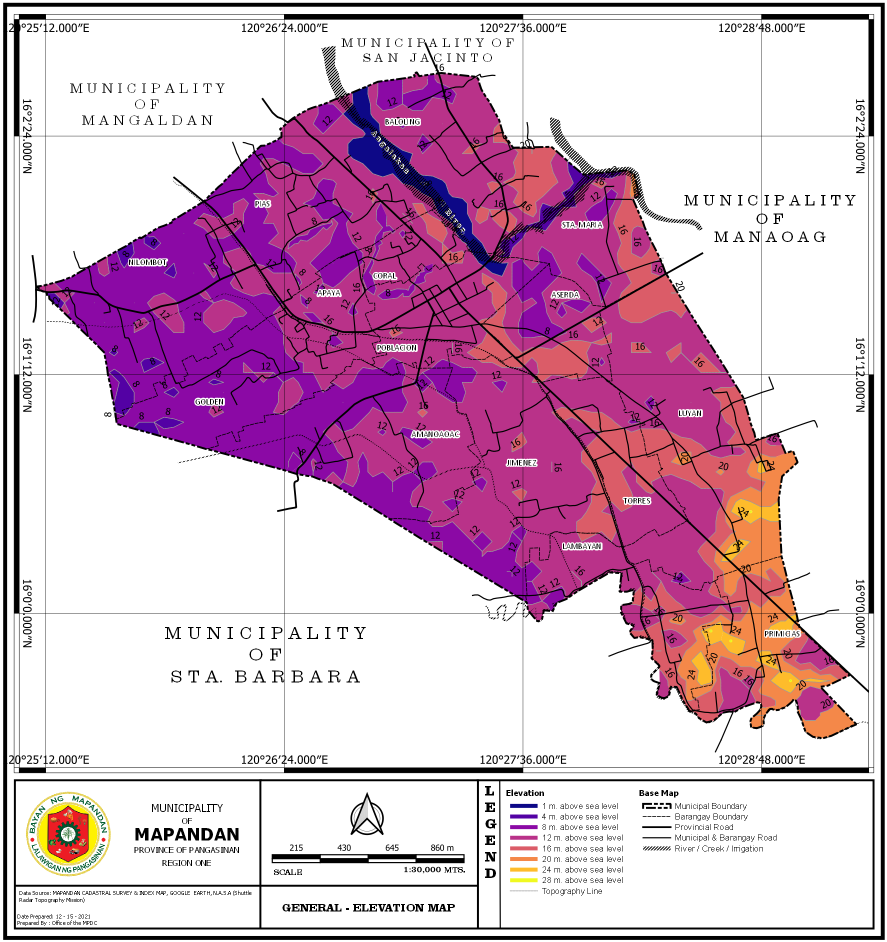
#> input picture datasets/GIS/Better_Mapandan_GIS_V3_1_Updated_Package/Better_Mapandan_GIS_V3_1/sources/physical/elevation.png, 1773 x 1883 px (shown at 1/2 size)
$ python -i gis_physical.py   (imports and definitions only)
#> lines starting #> are read from the running program, lines starting #| are printed output that depends on the picture
"""Explicit, offline preparation of historical MPDC posters, not a build hook.

Run with Pillow, numpy and pyproj installed. Pixel coordinates refer to pixel
centres in the untouched poster. No boundary polygon participates in the fit.
"""

import argparse
import hashlib
import json
import zipfile
from collections import deque
from io import BytesIO
from pathlib import Path

import numpy as np
from PIL import Image, ImageDraw, ImageFilter
from pyproj import Geod, Transformer

ROOT = Path(__file__).resolve().parents[1]
SOURCE = ROOT / 'datasets/GIS/Better_Mapandan_GIS_V3_1_Updated_Package/Better_Mapandan_GIS_V3_1/sources/physical'
LONS = [120.42, 120.44, 120.46, 120.48]
LATS = [16.04, 16.02, 16.0]
# [1 line that did not run here, left out]
# [1 line that did not run here, left out]
# [1 line that did not run here, left out]
SPECS = {
    'physical-elevation': ('elevation.png', [f'{n} m above sea level' for n in [1, 4, 8, 12, 16, 20, 24, 28]],
                           [(1040, y) for y in [1611, 1633, 1654, 1675, 1696, 1718, 1739, 1760]]),
    'physical-slope': ('slope.png', ['0 - 3%', '3 - 8%'], [(1040, 1611), (1040, 1633)]),
    'physical-soil': ('soil_classification.png', ['San Manuel Fine Sandy Loam', 'San Manuel Silt Loam',
                                               'San Manuel Silty Clay Loam', 'River Wash'],
                      [(1040, y) for y in [1611, 1633, 1654, 1675]]),
    'physical-land-capability': ('land_capability.png', ['Class A', 'Class B'], [(450, 698), (450, 707)]),
}


# [148 lines left out: functions fit_affine, detect_grid, residuals, background_alpha, warp, kmz_bytes and 1 more, not called in this run]


def prepare(source, output, *, overwrite=False, qa_dir=None, root=ROOT):
    paths = [output / f'{key}{suffix}' for key in SPECS for suffix in ['.png', '.kmz', '.registration.json', '.source.json']]
    if not overwrite and any(p.exists() for p in paths):
        raise FileExistsError('Output exists; use --overwrite explicitly')
    results = []
    for layer_id, (filename, labels, swatches) in SPECS.items():
        raw = source / filename
        image = Image.open(raw).convert('RGB')
        low = filename == 'land_capability.png'
        if image.size != ((768, 816) if low else (1773, 1883)):
            raise ValueError(f'Unexpected source dimensions: {raw}')
        controls, checks = detect_grid(image)
        matrix = fit_affine(controls)
        crop = [30, 39, 752, 650] if low else [70, 90, 1734, 1500]
        png, bounds, projected = warp(image, matrix, crop)
        buffer = BytesIO()
        png.save(buffer, format='PNG', optimize=False)
        legend = [{'label': label, 'color': '#%02x%02x%02x' % image.getpixel(pixel), 'source_pixel': list(pixel)}
                  for label, pixel in zip(labels, swatches)]
        report = {'schema_version': 1, 'layer_id': layer_id, 'status': 'registered_historical_display',
                  'source_pixel_dimensions': list(image.size), 'source_sha256': hashlib.sha256(raw.read_bytes()).hexdigest(),
                  'pixel_convention': 'zero-based pixel centres; crop edges at half pixels',
                  'crop_pixel_box_exclusive': crop, 'control_detection': 'local median darkness profiles, seven-pixel windows, antialiased centroids',
                  'control_selection': 'checkerboard distributed six crossings fit; other six withheld',
                  'sampling_notes': 'Each crossing measured locally. Land-capability longitude 120.46 at north/south rows uses clear same-line y72:90 and y550:570 segments because roads/water obscure the local profile.' if low else 'Each crossing measured locally without inferred regular spacing.',
                  'affine_pixel_to_lon_lat': matrix.tolist(), 'fit': residuals(matrix, controls), 'withheld': residuals(matrix, checks),
                  'datum_assumption': 'Printed graticule has no datum. EPSG:4326 / WGS84 assumed for display, not verified.',
                  'printed_graticule': {'longitude': LONS, 'latitude': LATS},
                  'target_crs': 'EPSG:3857', 'resampling': 'bilinear premultiplied RGBA inverse mapping; not a geographic bounding-box stretch',
                  'registration_scope': 'Faithful to printed graticule only; independent feature disagreement retained, not repaired. No claim of ground-validated registration.',
                  'projected_bounds_metres': projected, 'bounds': bounds, 'output_pixel_dimensions': list(png.size),
                  'external_checks': external_checks(matrix, low, root),
                  'accuracy_statement': 'Grid residuals measure internal poster registration only, not source accuracy. OSM checks are independent visual diagnostics, not surveyed validation. No invented accuracy threshold.',
                  'alpha_method': 'Near-white exterior connectivity with 5px bridges; no municipal polygon clipping. Black exterior road/context labels and printed grid remain. No white thematic legend class.',
                  'legend': legend}
        record = {'id': layer_id, 'source_label': 'Municipality of Mapandan, Office of the MPDC (historical physical map)',
                  'prepared_date': '2021-12-15', 'date_kind': 'poster preparation date, not underlying data date',
                  'data_vintage': 'unknown', 'publisher': 'Municipal Planning and Development Coordinator, Mapandan',
                  'source_credits': 'Mapandan Cadastral Survey & Index Map; Google Earth; ' + ('Bureau of Soils and Water Management (BSWM)' if layer_id == 'physical-soil' else 'NASA (Shuttle Radar Topography Mission)'),
                  'raw_source': str(raw.relative_to(root)) if raw.is_relative_to(root) else str(raw),
                  'raw_sha256': report['source_sha256'], 'source_pixel_dimensions': list(image.size),
                  'prepared_resource': f'datasets/GIS/physical/prepared/{layer_id}.kmz',
                  'registration_report': f'{layer_id}.registration.json', 'bounds': bounds, 'legend': legend,
                  'usage': 'Historical cartographic context only; not current conditions, cadastral authority, engineering or parcel decisions',
                  'rights': 'Municipal source; republication license not stated in poster',
                  'legend_notes': 'Poster incorrectly heads legend Slope; mapped classes A and B only. Class X mentioned in accompanying text is not mapped.' if low else 'Labels and RGB swatches sampled from the original legend; no analytical classification inferred.'}
        results.append((layer_id, buffer.getvalue(), report, record, image, matrix))
    output.mkdir(parents=True, exist_ok=True)
    for layer_id, png, report, record, image, matrix in results:
        (output / f'{layer_id}.png').write_bytes(png)
        (output / f'{layer_id}.kmz').write_bytes(kmz_bytes(layer_id, png, report['bounds']))
        for suffix, value in [('registration', report), ('source', record)]:
            (output / f'{layer_id}.{suffix}.json').write_text(json.dumps(value, indent=2, allow_nan=False) + '\n')
        if qa_dir:
            qa_dir.mkdir(parents=True, exist_ok=True)
            draw = ImageDraw.Draw(image)
            for key, color in [('fit', '#00ffff'), ('withheld', '#ff0000')]:
                for x, y, *_ in report[key]['points']:
                    draw.ellipse((x-8, y-8, x+8, y+8), outline=color, width=2)
            inv = np.linalg.inv(np.vstack((matrix.T, [0, 0, 1])))
            osm = json.loads((root / 'datasets/GIS/highways.geojson').read_text())['features']
            for feature in osm:
                if feature['properties'].get('highway') == 'secondary' or feature['properties'].get('waterway') == 'river':
                    pixels = np.column_stack((feature['geometry']['coordinates'], np.ones(len(feature['geometry']['coordinates'])))) @ inv.T
                    draw.line([tuple(p[:2]) for p in pixels], fill='#ff00ff', width=2)
            image.thumbnail((900, 960))
            image.save(qa_dir / f'{layer_id}-source-check.png')
            warped = Image.open(BytesIO(png))
            draw = ImageDraw.Draw(warped)
            west, south, east, north = report['projected_bounds_metres']
            for key, color in [('fit', '#00ffff'), ('withheld', '#ff0000')]:
                for _, _, lon, lat in report[key]['points']:
                    mx, my = FORWARD.transform(lon, lat)
                    x = (mx-west)/(east-west)*warped.width-.5
                    y = (north-my)/(north-south)*warped.height-.5
                    draw.ellipse((x-8, y-8, x+8, y+8), outline=color, width=2)
            warped.thumbnail((900, 960))
            warped.save(qa_dir / f'{layer_id}-warped.png')
    return [report for _, _, report, *_ in results]


# [11 lines left out: function main, not called in this run]


# [2 lines not run here, left out]

>>> import cv2
>>> picture = cv2.imread('../datasets/GIS/Better_Mapandan_GIS_V3_1_Updated_Package/Better_Mapandan_GIS_V3_1/sources/physical/elevation.png', cv2.IMREAD_GRAYSCALE)
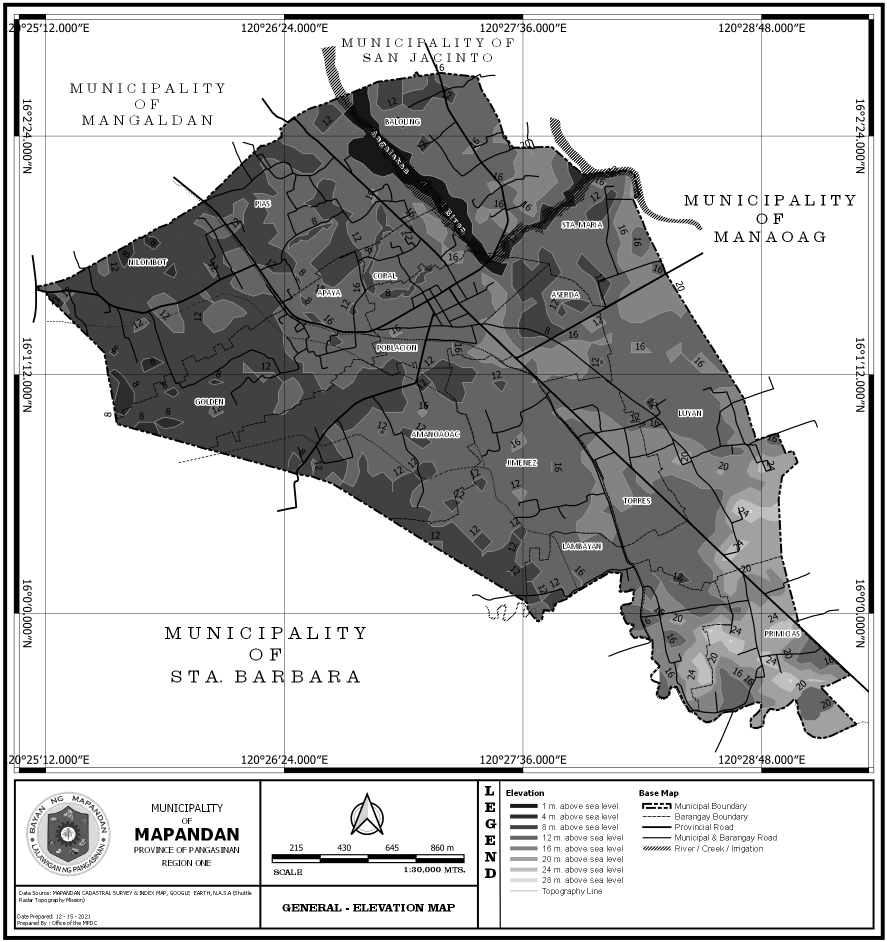
#> picture: shape (1883, 1773) (shown at 1/2 size); min 0, max 255, mean 189.7
>>> result = prepare(picture, 'out.png')
#> (the run stopped early here; a loop or call above may not have finished)
